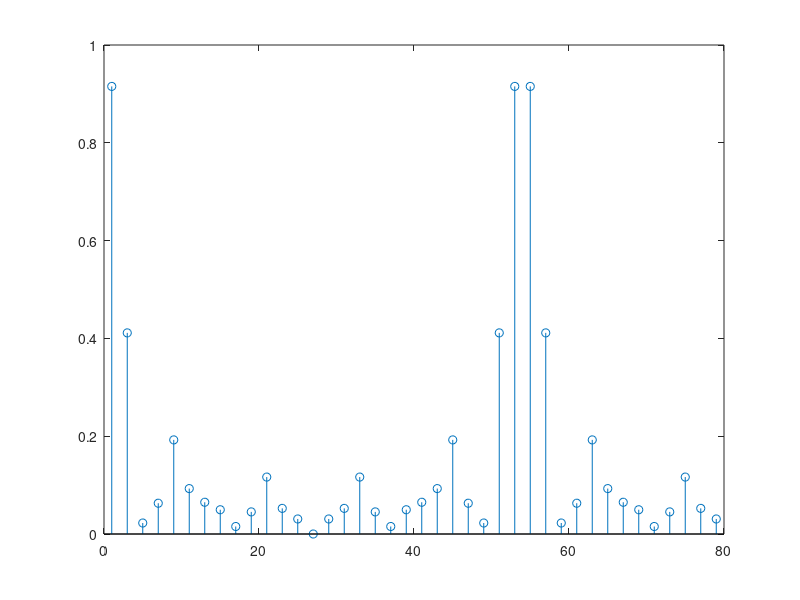

This figure's MATLAB source: (Note: this script raises an error after producing the figure.)
%% Intro
% Calculating distribution factor, pitch factor and winding factor for a
% 22-pole, 27-slot, 3-phase machine
% Author: Baris Kuseyri <baris.kuseyri@metu.edu.tr>
%
% version 1.0 | 23/03/2020
% version 1.1 | 26/03/2020

%% Machine Parameters

clc
clear all

m=3;    %phase number
Q=27;   %number of slots
p=22; %number of poles
pp=p/2;  %number of pole-pairs


%% Machine Variables

% q=Q/(2*pp*m);    %number of slots per pole per phase
q=9;

spm=(2*pi)/Q;     % slot pitch (mechanical)
spe=(2*pi)*pp/Q;  % slot pitch (electrical)

ppm=(2*pi)/p;     % pole pitch (mechanical)
ppe=(2*pi)*pp/p;  % pole pitch (electrical)

lambdam=(2*pi)/(Q*2*pp);  %angle between adjacent coils (mechanical)
lambdae=(2*pi)/(Q*2);  %angle between adjacent coils (electrical)

h=1:2:79;

%% Factors (Generalized)

for i=1:40
    kd(i)=(sin((2*i-1)*q*(lambdae/2)))/(q*sin(((2*i-1)*(lambdae/2))));
    kp(i)=sin((2*i-1)*spe/2);
    kp2(i)=cos((2*i-1)*(pi-spe)/2);
    kw(i)=kd(i)*kp(i);
end


%% Results

g = stem(h,abs(kw));
g.Color = 'k';
ax = gca;
ax.XGrid = 'off';
ax.YGrid = 'on';
title('Winding Factor Amplitudes')
xlabel('Harmonic Index, {\it n}') 
ylabel('|{\itK_{wn}}|') 

